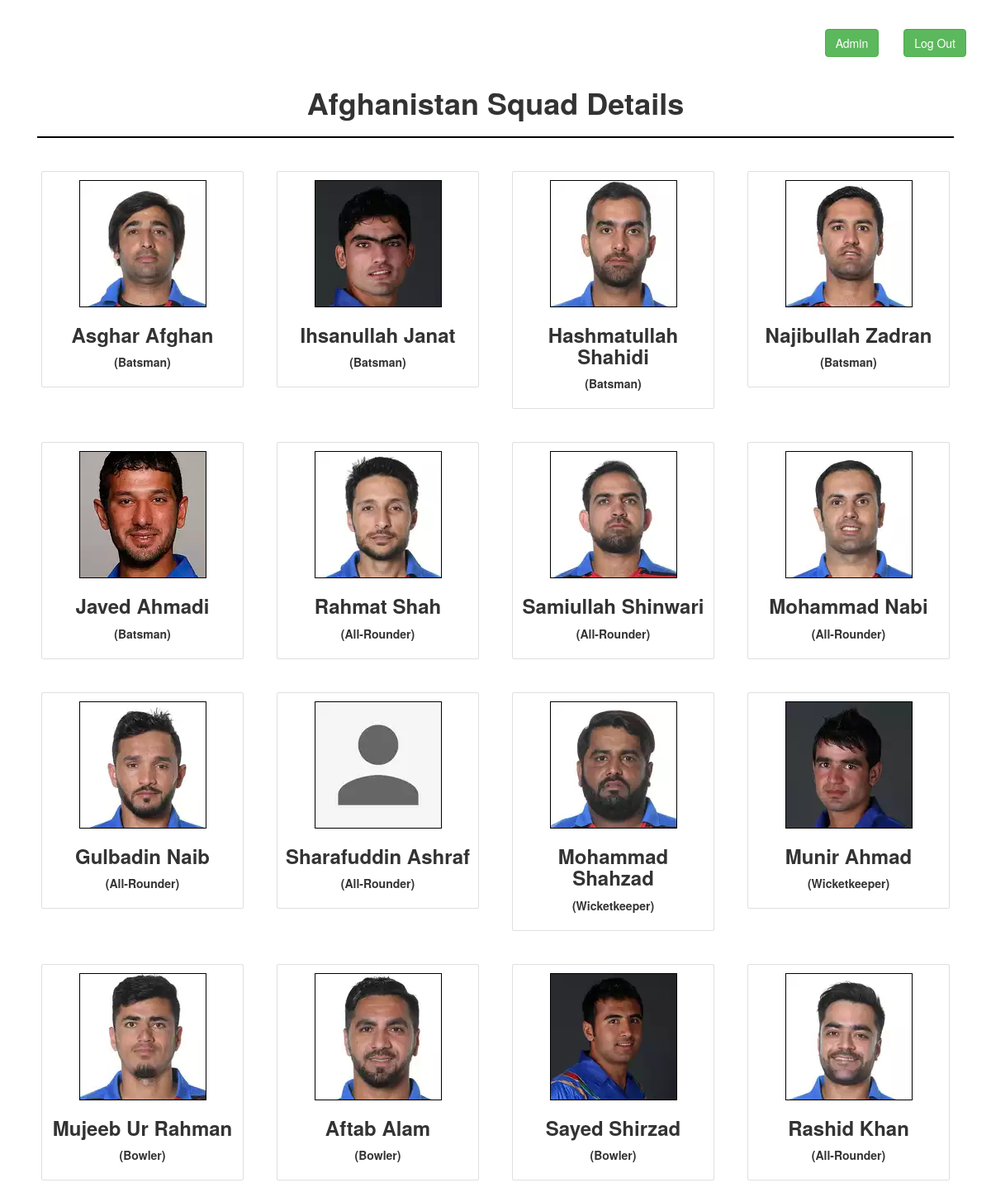
Screenshot of /home/Afghanistan (signed in) with the database file from the repository.
### Application/models.py (models this page shows)
class player_stats(db.Model):
    id = db.Column(db.Integer(), primary_key=True)
    name = db.Column(db.String(100), nullable=False)
    country = db.Column(db.String(100), nullable=False)
    date_of_birth = db.Column(db.String(100), nullable=False)
    age = db.Column(db.String(100), nullable=False)
    image = db.Column(db.String(100), nullable=False)
    role = db.Column(db.String(100), nullable=False)
    test_matches = db.Column(db.String(100), nullable=False)
    odi_matches = db.Column(db.String(100), nullable=False)
    t20_matches = db.Column(db.String(100), nullable=False)

### Application/routes.py (the view)
@app.route('/home/<team_name>', methods=['GET', 'POST'])
def team_profile(team_name):
    if current_user.is_authenticated:
        player = player_stats.query.filter_by(country=team_name).all()
        title = team_name
        return render_template('team.html', player=player, title=title)
    else:
        flash("Please Login To Continue....")

### Application/models.py (called while the page is built)
@login_manager.user_loader
def load_user(user_id):
    return User.query.get(int(user_id))

### Application/Templates/team.html (shortened to what this page needs)
{% extends 'base.html' %}
{% block content %}
<div class="container">
    <h1 style="text-align:center"><b>{{ title }} Squad Details</b></h1>
    <hr style="border: 1px solid black; background-color:black">
    <div class="row">
        {% for player in player %}
        <div class="col-md-3" style="padding:20px">
            <div class="card" style="padding:10px">
                <center>
                    <a href="{{url_for('player_profile', team_name=player.country, player_name=player.name)}}">
                        <img src="{{ player.image }}.webp" style="border:1px solid black"></a>
                    <br>
                    <h3><b>{{ player.name }}</b></h3>
                    <p><b>({{ player.role }})</b></p>
                </center>
            </div>
        </div>
        {% endfor %}
    </div>
</div>
{% endblock %}

### rows the page displays
player_stats: image (picture), name "Asghar Afghan", role "Batsman"
player_stats: image (picture), name "Ihsanullah Janat", role "Batsman"
player_stats: image (picture), name "Hashmatullah Shahidi", role "Batsman"
player_stats: image (picture), name "Najibullah Zadran", role "Batsman"
player_stats: image (picture), name "Javed Ahmadi", role "Batsman"
player_stats: image (picture), name "Rahmat Shah", role "All-Rounder"
player_stats: image (picture), name "Samiullah Shinwari", role "All-Rounder"
player_stats: image (picture), name "Mohammad Nabi", role "All-Rounder"
player_stats: image (picture), name "Gulbadin Naib", role "All-Rounder"
player_stats: image (picture), name "Sharafuddin Ashraf", role "All-Rounder"
player_stats: image (picture), name "Mohammad Shahzad", role "Wicketkeeper"
player_stats: image (picture), name "Munir Ahmad", role "Wicketkeeper"
player_stats: image (picture), name "Mujeeb Ur Rahman", role "Bowler"
player_stats: image (picture), name "Aftab Alam", role "Bowler"
player_stats: image (picture), name "Sayed Shirzad", role "Bowler"
player_stats: image (picture), name "Rashid Khan", role "All-Rounder"

### other values shown
{{ title }} "Afghanistan"
